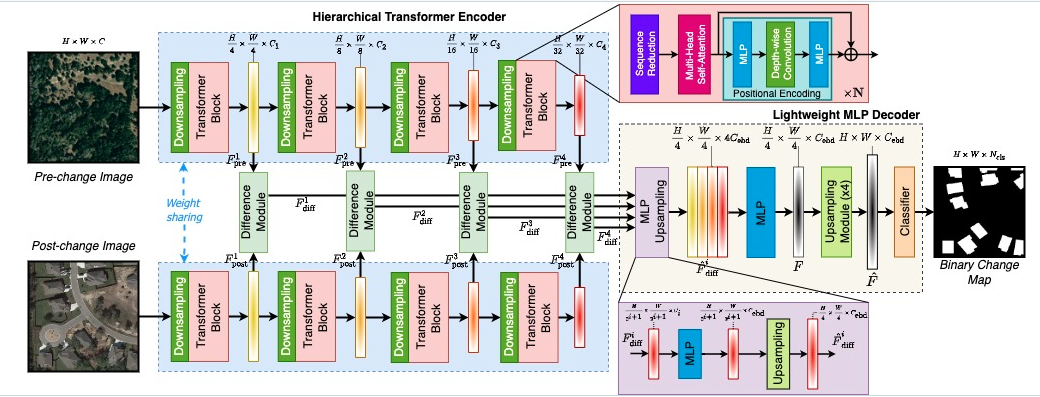
#> input picture image.png, 1040 x 397 px
$ python -i color_image.py   (imports and definitions only)
#> lines starting #> are read from the running program, lines starting #| are printed output that depends on the picture
import numpy as np
from PIL import Image, ImageEnhance, ImageOps


def autocontrast(image, prob=0.5):
    random_prob = np.random.uniform()
    if random_prob > prob:
        return image
    image = Image.fromarray(image[..., ::-1])
    image = ImageOps.autocontrast(image)
    image = np.array(image)[..., ::-1]
    return image


# [30 lines left out: functions equalize, solarize, sharpness, not called in this run]


def color(image, prob=0.5, min=0., max=1., factor=None):
    random_prob = np.random.uniform()
    if random_prob > prob:
        return image
    if factor is None:
        factor = np.random.uniform(min, max)
    image = Image.fromarray(image[..., ::-1])
    enhancer = ImageEnhance.Color(image)
    image = enhancer.enhance(factor=factor)
    return np.array(image)[..., ::-1]


# [22 lines left out: functions contrast, brightness, not called in this run]


class Color_image:
    def __init__(
            self,
            color_factor=None,
            contrast_factor=None,
            brightness_factor=None,
            sharpness_factor=None,
            color_prob=0.5,
            contrast_prob=0.5,
            brightness_prob=0.5,
            sharpness_prob=0.5,
            autocontrast_prob=0.5,
            equalize_prob=0.5,
            solarize_prob=0.1,
            solarize_threshold=128.,

    ):
        self.color_factor = color_factor
        self.contrast_factor = contrast_factor
        self.brightness_factor = brightness_factor
        self.sharpness_factor = sharpness_factor
        self.color_prob = color_prob
        self.contrast_prob = contrast_prob
        self.brightness_prob = brightness_prob
        self.sharpness_prob = sharpness_prob
        self.autocontrast_prob = autocontrast_prob
        self.equalize_prob = equalize_prob
        self.solarize_prob = solarize_prob
        self.solarize_threshold = solarize_threshold

    def __call__(self, image):
        random_enhance_id = np.random.randint(0, 4)
        if random_enhance_id == 0:
            image = color(image, prob=self.color_prob, factor=self.color_factor)
        elif random_enhance_id == 1:
            image = contrast(image, prob=self.contrast_prob, factor=self.contrast_factor)
        elif random_enhance_id == 2:
            image = brightness(image, prob=self.brightness_prob, factor=self.brightness_factor)
        else:
            image = sharpness(image, prob=self.sharpness_prob, factor=self.sharpness_factor)

        random_ops_id = np.random.randint(0, 3)
        if random_ops_id == 0:
            image = autocontrast(image, prob=self.autocontrast_prob)
        elif random_ops_id == 1:
            image = equalize(image, prob=self.equalize_prob)
        else:
            image = solarize(image, prob=self.solarize_prob, threshold=self.solarize_threshold)
        return image

# [2 lines not run here, left out]

>>> import cv2
>>> picture = cv2.imread('../../../../image.png', cv2.IMREAD_GRAYSCALE)
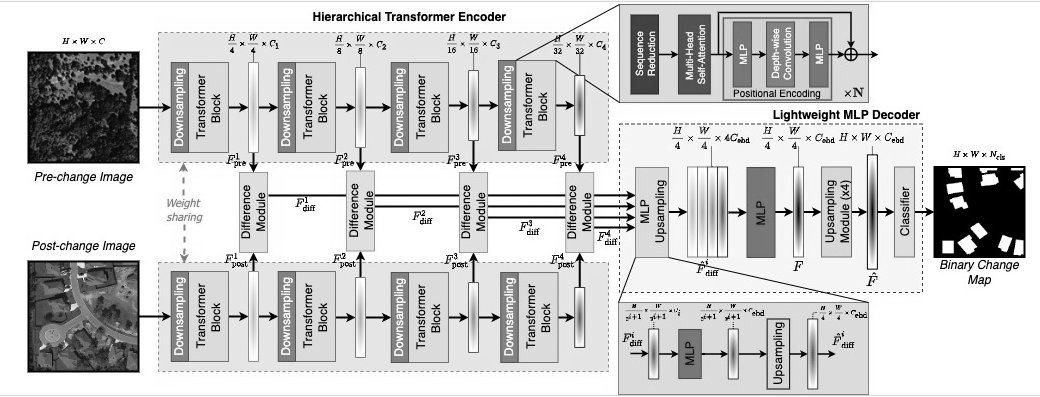
#> picture: shape (397, 1040); min 0, max 255, mean 206.4
>>> result = Color_image()(picture)
